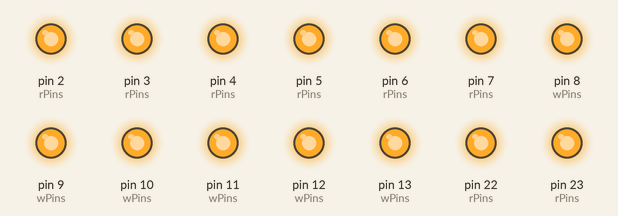
The sketch below on a simulated Arduino Mega 2560, built with avr-gcc and run on an emulated ATmega2560. Shown: output pins drawn as LEDs (lit = HIGH). What the sketch prints to the serial monitor is not drawn.

Above: at 0.2 s.
Timing chart, 0 to 1.7 s (numbered marks = the images above):
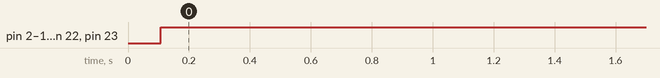

Measured:
- by itself, pin 2 (rPins), pin 3 (rPins), pin 4 (rPins), pin 5 (rPins), pin 6 (rPins), pin 7 (rPins), pin 8 (wPins), pin 9 (wPins), pin 10 (wPins), pin 11 (wPins), pin 12 (wPins), pin 13 (wPins), pin 22 (rPins), pin 23 (rPins): LOW → HIGH at 0.11 s

The sketch:

Mega_LED.ino
```cpp
int w, r, r2, g, b, y;
int minVal = 20;
int wPins[]  = {
  13, 12, 11, 10, 9, 8
};
int rPins[] = {
  7, 6, 5, 4, 3, 2, 22, 23, 24, 25, 26, 27, 28, 29, 30
};
void setup() {
  // put your setup code here, to run once:

Serial.begin(9600);
  for (int i = 0; i <= 53; i++) {
    if (i != 0 && i != 1 && i != 14 && i != 15 && i != 16 && i != 17 && i != 18 && i != 19 && i != 20 && i != 21 ) {
      pinMode(i, OUTPUT);
      Serial.println(i);
    }

  }

}

void loop() {
  // put your main code here, to run repeatedly:
  for (int i = 0; i <= 53; i++) {
    if (i != 0 && i != 1 && i != 14 && i != 15 && i != 16 && i != 17 && i != 18 && i != 19 && i != 20 && i != 21 ) {
      digitalWrite(i, HIGH);
    }

  }


}
```
